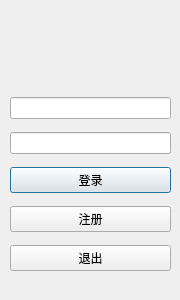
<?xml version="1.0" encoding="UTF-8"?>
<ui version="4.0">
 <class>MoSignInDialog</class>
 <widget class="QDialog" name="MoSignInDialog">
  <property name="geometry">
   <rect>
    <x>0</x>
    <y>0</y>
    <width>180</width>
    <height>300</height>
   </rect>
  </property>
  <property name="windowTitle">
   <string>Dialog</string>
  </property>
  <widget class="QWidget" name="verticalLayoutWidget">
   <property name="geometry">
    <rect>
     <x>10</x>
     <y>90</y>
     <width>161</width>
     <height>191</height>
    </rect>
   </property>
   <layout class="QVBoxLayout" name="verticalLayout">
    <item>
     <widget class="QLineEdit" name="nameLineEdit"/>
    </item>
    <item>
     <widget class="QLineEdit" name="passwdLineEdit"/>
    </item>
    <item>
     <widget class="QPushButton" name="loginBtn">
      <property name="text">
       <string>登录</string>
      </property>
     </widget>
    </item>
    <item>
     <widget class="QPushButton" name="signupBtn">
      <property name="text">
       <string>注册</string>
      </property>
     </widget>
    </item>
    <item>
     <widget class="QPushButton" name="quitBtn">
      <property name="text">
       <string>退出</string>
      </property>
     </widget>
    </item>
   </layout>
  </widget>
 </widget>
 <resources/>
 <connections/>
</ui>
